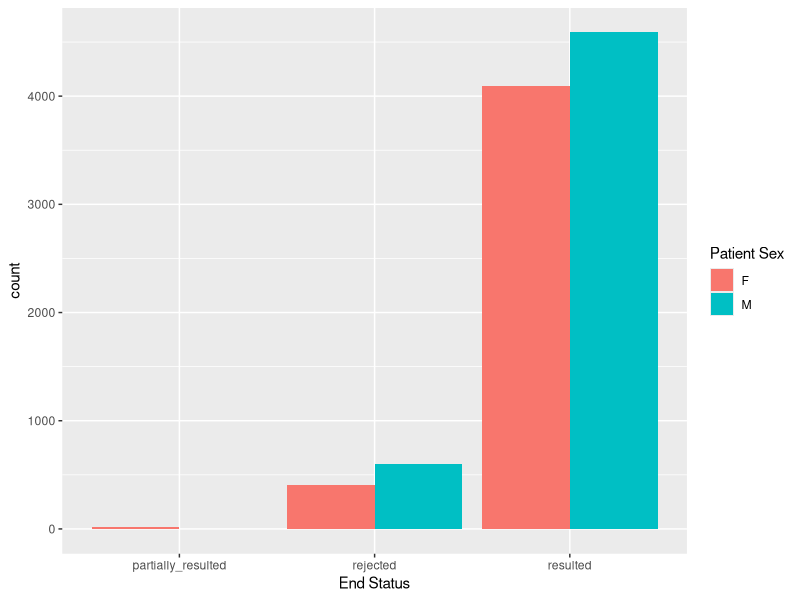
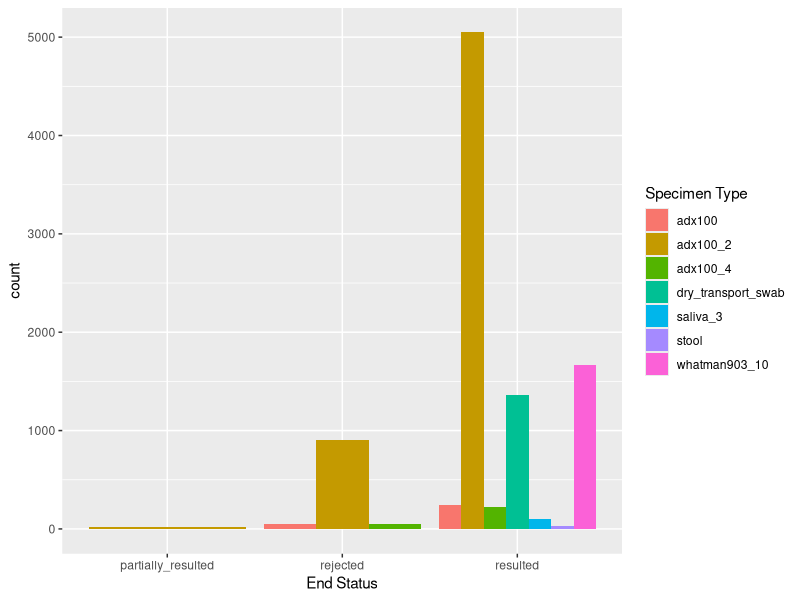
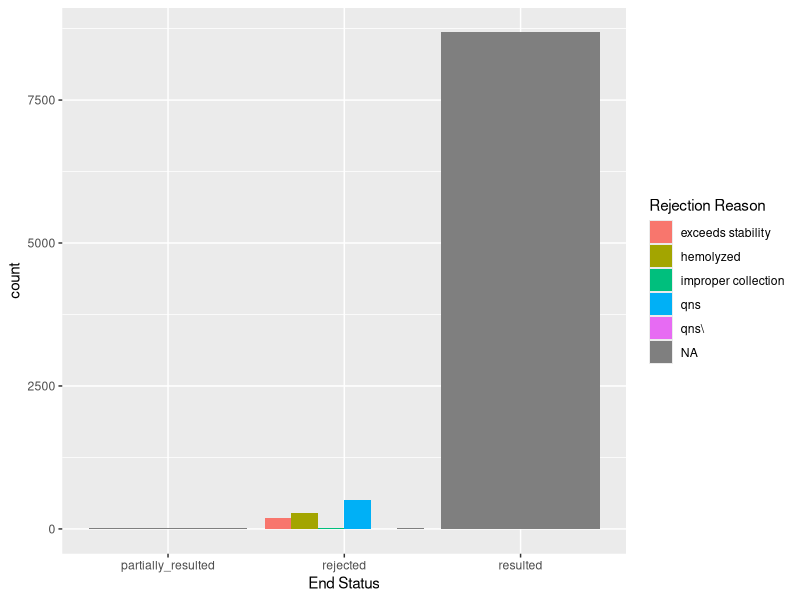
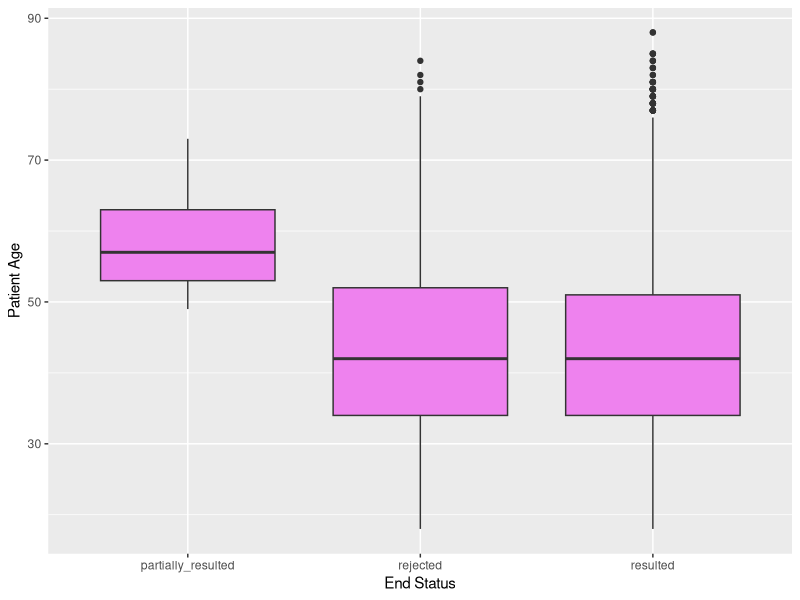

The R script that drew these images, in order:
library(ggplot2)
library(tidyverse)

Spot_Data <- read_csv("Spot Data.csv")

Spot_Data_new <- unique(Spot_Data)

Spot_Data_new <- subset(Spot_Data_new,  Spot_Data_new$`End Status`== "rejected" | Spot_Data_new$`End Status` == "resulted" | Spot_Data_new$`End Status` == "partially_resulted")
                        
ggplot(Spot_Data_new, 
       aes(x = `End Status`, 
           fill = `Patient Sex`)) + 
  geom_bar(position = "dodge")


ggplot(Spot_Data_new, 
       aes(x = `End Status`, 
           fill = `Specimen Type`)) + 
  geom_bar(position = "dodge")

ggplot(Spot_Data_new, 
       aes(x = `End Status`, 
           fill = `Rejection Reason`)) + 
  geom_bar(position = "dodge")


ggplot(data=Spot_Data_new, mapping=aes(x=`End Status`, 
                                       y=`Patient Age`))+geom_boxplot(fill="violet")










